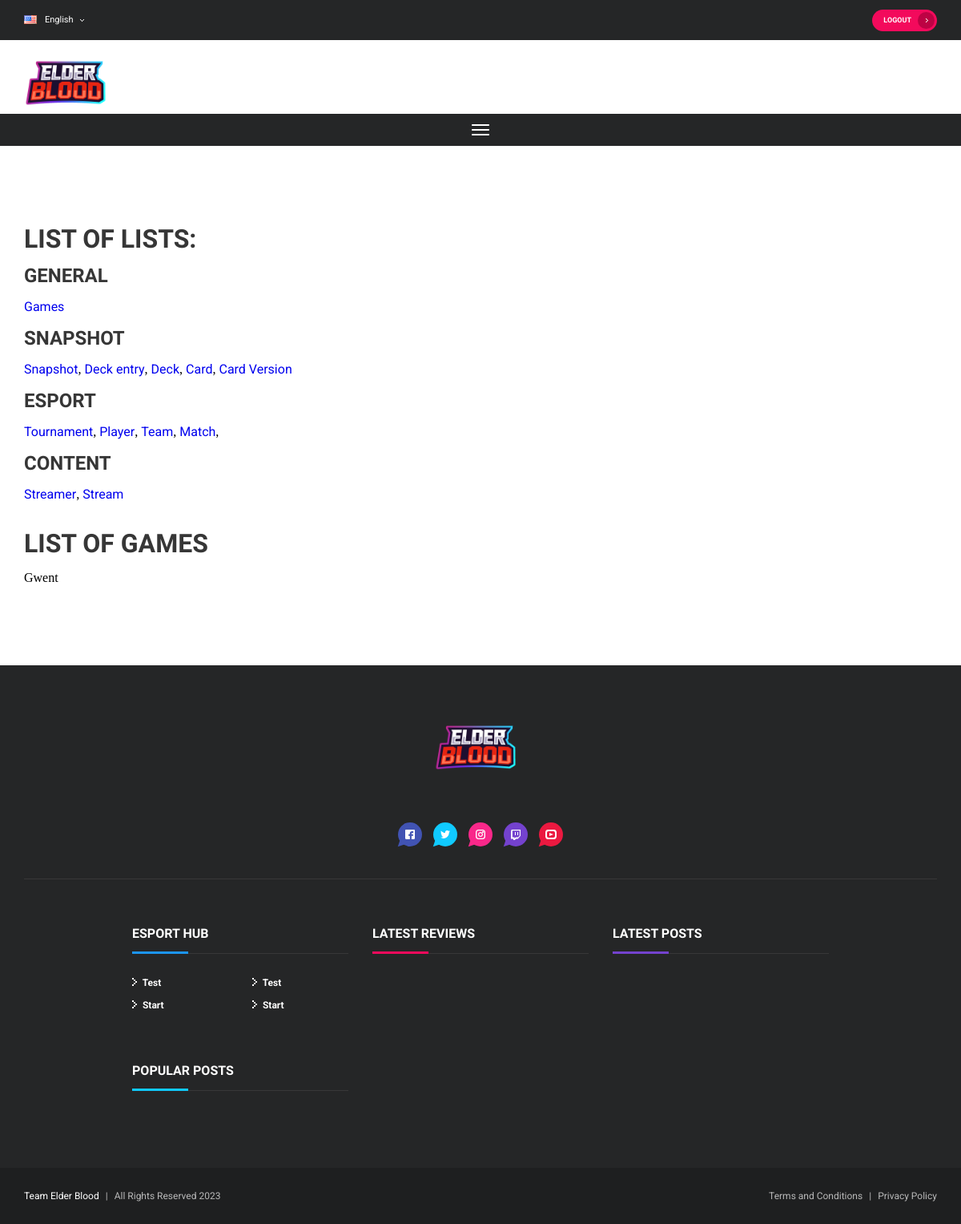
Screenshot of /games/ (signed in) with the database file from the repository.
### hub/models.py (models this page shows, shortened)
class Game(models.Model):
    title = models.CharField(max_length=200)
    description = RichTextField()
    create_date = models.DateTimeField(default=timezone.now)
    publish_date = models.DateTimeField(default=timezone.now, blank=True, null=True)
    logo = models.ImageField(null=True, blank=True, upload_to='images/', default='images/default.jpg')
    image = models.ImageField(null=True, blank=True, upload_to='images/', default='images/default.jpg')
    link_to_website = models.CharField(max_length=200, blank=True, null=True)
    link_to_twitter = models.CharField(max_length=200, blank=True, null=True)
    link_to_facebook = models.CharField(max_length=200, blank=True, null=True)
    link_to_instagram = models.CharField(max_length=200, blank=True, null=True)
    link_to_youtube = models.CharField(max_length=200, blank=True, null=True)
    link_to_twitch = models.CharField(max_length=200, blank=True, null=True)
    link_to_discord = models.CharField(max_length=200, blank=True, null=True)

class MenuItem(models.Model):
    author = models.ForeignKey('auth.User', on_delete=models.CASCADE)
    text = models.CharField(max_length=200)
    link = models.CharField(max_length=200)
    title = models.CharField(max_length=200, blank=True, null=True)
    order = models.IntegerField(default=1)
    location = models.CharField(max_length=200, default="Header")
    create_date = models.DateTimeField(default=timezone.now)
    publish_date = models.DateTimeField(blank=True, null=True)

### hub/views.py (the view)
# urls.py: path('games/', views.games, name='games'),
def games(request):
    games_list = Game.objects.all().order_by('-publish_date')
    menu = MenuItem.objects.all().order_by('-order')
    return render(request, 'lists/games.html', {'games': games_list, 'menu': menu})

### hub/templates/lists/games.html
{% extends 'main/base.html' %}
{% load static %}
{% block content %}
<div class="layout-content-1 search-pad grid-limit">
    {% include "lists/mini-menu.html" %}
    <br/><br/><br/>
    <h1>List of games</h1>
    <br/>
                          {% for game in games %}
    {{game.title}}
    {% endfor %}
</div>
{% endblock %}

### hub/templates/common/footer.html (shortened to what this page needs)
{% load static %}
<div class="footer-top-wrap">
    <div class="footer-top grid-limit">
        <div class="footer-top-brand">
            <div class="logo negative">
                <figure class="logo-img">
                    <img src="{% static 'img/brand/logo.png' %}" alt="Esport Hub">
                </figure>
            </div>
            <div class="social-links">
                <a href="https://www.facebook.com/ElderBlood" class="bubble-ornament fb">
                    <svg class="facebook-icon">
                        <use xlink:href="#svg-facebook"></use>
                    </svg>
                </a>
                <a href="https://twitter.com/TeamElderBlood" class="bubble-ornament twt">
                    <svg class="twitter-icon">
                        <use xlink:href="#svg-twitter"></use>
                    </svg>
                </a>
                <a href="https://www.instagram.com/teamelderblood/" class="bubble-ornament insta">
                    <svg class="instagram-icon">
                        <use xlink:href="#svg-instagram"></use>
                    </svg>
                </a>
                <a href="#" class="bubble-ornament twitch">
                    <svg class="twitch-icon">
                        <use xlink:href="#svg-twitch"></use>
                    </svg>
                </a>
                <a href="#" class="bubble-ornament youtube">
                    <svg class="youtube-icon">
                        <use xlink:href="#svg-youtube"></use>
                    </svg>
                </a>
            </div>
        </div>
        <div class="line-separator negative"></div>
        <div class="footer-top-widgets grid-4col centered gutter-big">
            <div class="footer-top-widget">
                <div class="section-title-wrap blue negative">
                    <h2 class="section-title">Esport Hub</h2>
                    <div class="section-title-separator"></div>
                </div>
                <div class="link-section">
                    <ul class="link-list small v2 negative">
                        {% for menuitem in menu %}
                        <li class="link-list-item">
                            <a href="{{ menuitem.link }}">
                                <svg class="arrow-icon medium">
                                    <use xlink:href="#svg-arrow-medium"></use>
                                </svg>
                                {{ menuitem.text }}
                            </a>
                        </li>
                        {% endfor %}
                    </ul>
                    <ul class="link-list small v2 negative">
                        {% for menuitem in menu %}
                        <li class="link-list-item">
                            <a href="{{ menuitem.link }}">
                                <svg class="arrow-icon medium">
                                    <use xlink:href="#svg-arrow-medium"></use>
                                </svg>
                                {{ menuitem.text }}
                            </a>
                        </li>
                        {% endfor %}
                    </ul>
                </div>
            </div>
            <div class="footer-top-widget">
                <div class="section-title-wrap red negative">
                    <h2 class="section-title">Latest Reviews</h2>
                    <div class="section-title-separator"></div>
                </div>
            </div>
            <div class="footer-top-widget">
                <div class="section-title-wrap violet negative">
                    <h2 class="section-title">Latest Posts</h2>
                    <div class="section-title-separator"></div>
                </div>
            </div>
            <div class="footer-top-widget">
                <div class="section-title-wrap blue-light negative">
                    <h2 class="section-title">Popular Posts</h2>
                    <div class="section-title-separator"></div>
                </div>
            </div>
        </div>
    </div>
</div>
<div class="footer-bottom-wrap">
    <div class="footer-bottom grid-limit">
        <p class="footer-bottom-text"><span class="brand">Team Elder Blood</a></span><span class="separator">|</span>All
            Rights Reserved 2023</p>
        <p class="footer-bottom-text"><a href="/terms/">Terms and Conditions</a><span class="separator">|</span><a
                href="/privacy-policy/">Privacy Policy</a></p>
    </div>
</div>

### rows the page displays
Game: title "Gwent"
MenuItem: text "Test"
MenuItem: text "Start"
